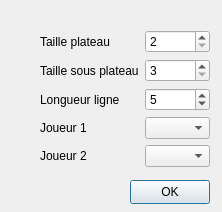
<?xml version="1.0" encoding="UTF-8"?>
<ui version="4.0">
 <class>Selec</class>
 <widget class="QDialog" name="Selec">
  <property name="geometry">
   <rect>
    <x>0</x>
    <y>0</y>
    <width>222</width>
    <height>212</height>
   </rect>
  </property>
  <property name="windowTitle">
   <string>Dialog</string>
  </property>
  <widget class="QWidget" name="formLayoutWidget">
   <property name="geometry">
    <rect>
     <x>40</x>
     <y>30</y>
     <width>170</width>
     <height>146</height>
    </rect>
   </property>
   <layout class="QFormLayout" name="formLayout">
    <item row="0" column="0">
     <widget class="QLabel" name="label">
      <property name="text">
       <string>Taille plateau</string>
      </property>
     </widget>
    </item>
    <item row="1" column="0">
     <widget class="QLabel" name="label_2">
      <property name="text">
       <string>Taille sous plateau</string>
      </property>
     </widget>
    </item>
    <item row="2" column="0">
     <widget class="QLabel" name="label_3">
      <property name="text">
       <string>Longueur ligne</string>
      </property>
     </widget>
    </item>
    <item row="0" column="1">
     <widget class="QSpinBox" name="tp">
      <property name="minimum">
       <number>2</number>
      </property>
      <property name="maximum">
       <number>4</number>
      </property>
     </widget>
    </item>
    <item row="1" column="1">
     <widget class="QSpinBox" name="tssp">
      <property name="minimum">
       <number>3</number>
      </property>
      <property name="maximum">
       <number>9</number>
      </property>
     </widget>
    </item>
    <item row="2" column="1">
     <widget class="QSpinBox" name="ll">
      <property name="minimum">
       <number>2</number>
      </property>
      <property name="maximum">
       <number>42</number>
      </property>
      <property name="value">
       <number>5</number>
      </property>
     </widget>
    </item>
    <item row="3" column="0">
     <widget class="QLabel" name="label_4">
      <property name="text">
       <string>Joueur 1 </string>
      </property>
     </widget>
    </item>
    <item row="4" column="0">
     <widget class="QLabel" name="label_5">
      <property name="text">
       <string>Joueur 2 </string>
      </property>
     </widget>
    </item>
    <item row="3" column="1">
     <widget class="QComboBox" name="j1"/>
    </item>
    <item row="4" column="1">
     <widget class="QComboBox" name="j2"/>
    </item>
   </layout>
  </widget>
  <widget class="QPushButton" name="okButton">
   <property name="geometry">
    <rect>
     <x>130</x>
     <y>180</y>
     <width>80</width>
     <height>24</height>
    </rect>
   </property>
   <property name="text">
    <string>OK</string>
   </property>
  </widget>
 </widget>
 <resources/>
 <connections/>
</ui>
